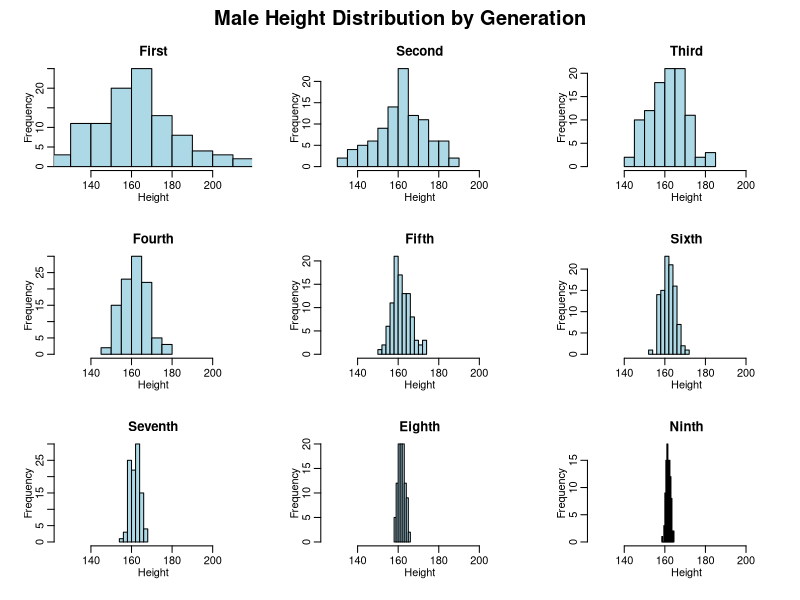
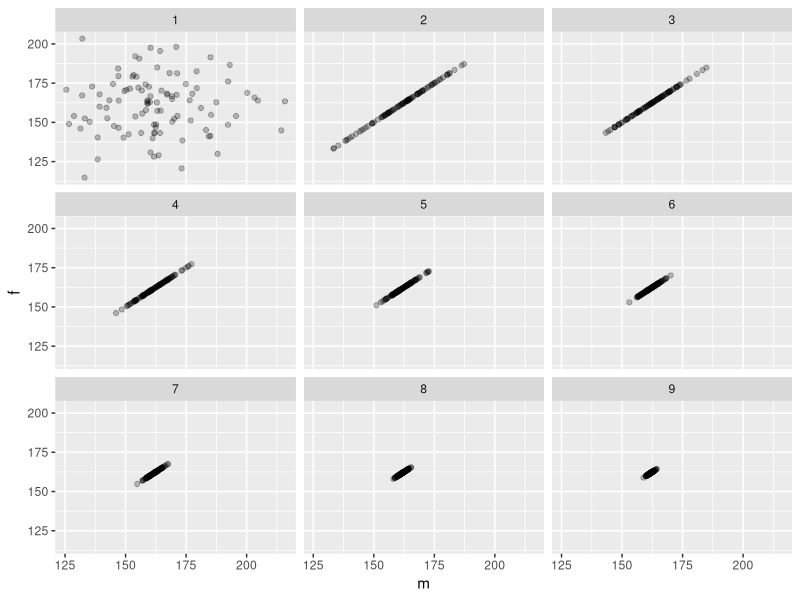
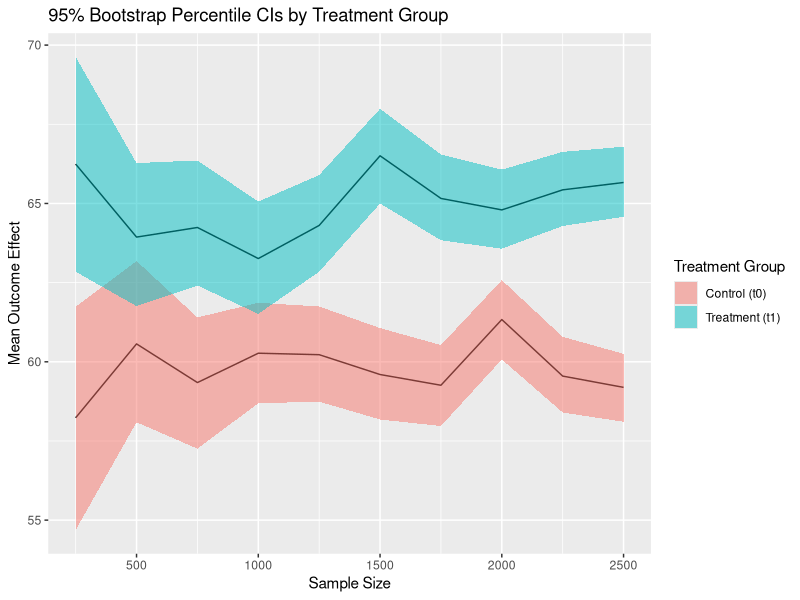
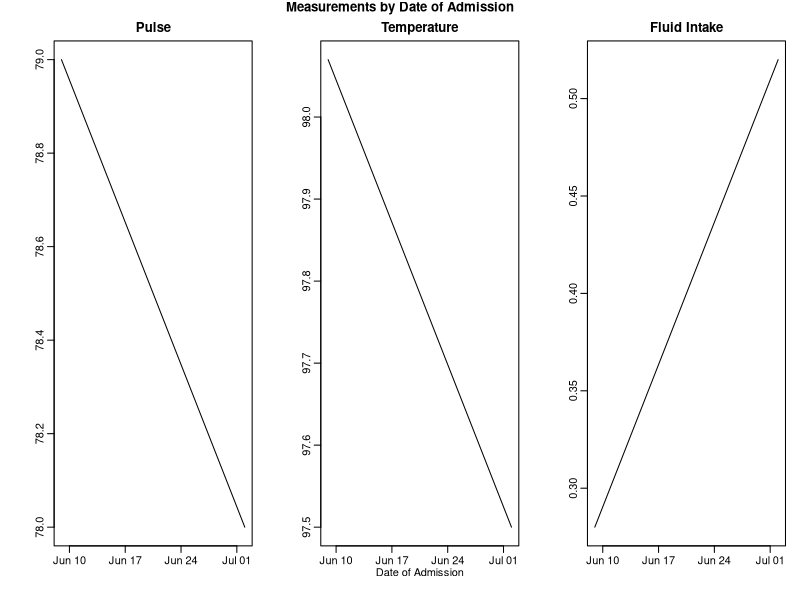

The R source for these figures, in order:
## ---- chunk 1
library(sfsmisc)
library(ggplot2)
## ---- chunk 2
pop <- data.frame(m = rnorm(100, 160, 20), f = rnorm(100, 160, 20))
## ---- chunk 3
next_gen <- function(pop) {
    pop$m <- sample(pop$m)
    pop$m <- rowMeans(pop)
    pop$f <- pop$m
    pop
}
## ---- chunk 4
#x-axis limits to make graphs consistent
xmin <- min(pop$m)
xmax <- max(pop$m)
#Labels for graphs corresponding to each generation
ordinal <- c("First", "Second", "Third", "Fourth", "Fifth", "Sixth", "Seventh", "Eighth", "Ninth")
## ---- chunk 5
#Generate height data for each generation
genData <- pop
genData$gen <- 1
for(n in 2:9){
  #Ignore generation label when evalutating next generation heights
  pop <- next_gen(pop[,1:2])
  #Label generation number
  pop$gen <- n
  genData <- rbind(genData,pop)
}
tail(genData)

#Setup for plotting 9 histograms together
mult.fig(9, main = "Male Height Distribution by Generation")
for(n in 1:9){
  #Subset out the data for that generation
  gen <- genData[genData$gen == n,]
  #Plot that generation's data
  hist(gen$m, main=ordinal[n], xlab="Height", col="light blue", xlim=c(xmin,xmax))
}
## ---- chunk 6
qplot(x = m, y = f, data = genData, facets = ~gen, alpha = I(0.25))
## ---- chunk 7
#Set default arguments:  
#sampleSize = number of patients
#nboot = number of bootstrap samples
#alpha = significance level
bootPercentCI <- function(sampleSize, nboot = 1000, alpha = .05){
  #Assign subjects to treatment (1) or control (0)
  group <- rbinom(n = sampleSize, size = 1, prob = .5)
  outcome <- rnorm(n = sampleSize, mean = 60, sd = 20)
  treatmentOutcome <- outcome + 5
  #If subject in treatment group, update outcome to include treatment effect
  outcomeEffects <- treatmentOutcome*group + outcome*(1-group)
  data <- data.frame(group,outcomeEffects)
  
  #Separate effects based on treatment group
  t0 <- data[data$group == 0,]$outcomeEffects
  t1 <- data[data$group == 1,]$outcomeEffects
  
  #Perform bootstrap with 1000 samples and obtain 95% bootstrap percentile CI
  means.0 <- replicate(n = nboot, mean(sample(t0, replace=TRUE)))
  ci.0 <- quantile(means.0, c(alpha/2,1-(alpha/2)))
  means.1 <- replicate(n = nboot, mean(sample(t1, replace=TRUE)))
  ci.1 <- quantile(means.1, c(alpha/2,1-(alpha/2)))
  
  #Nicely present means and CI bounds for each treatment group
  resultVec <- c(mean(means.0),ci.0, mean(means.1), ci.1)
  names(resultVec) <- c("mean0", "lb0", "ub0", "mean1", "lb1", "ub1")
  
  return(resultVec)
}
## ---- chunk 8
#Initialize information vectors
sampSize <- numeric(10)
for(i in 1:10){
  sampSize[i] <- 250*i 
}

bootMean <- numeric(20)
lowerCI <- numeric(20)
upperCI <- numeric(20)

#Calculate bootstrap mean and CI for varying sample size
for(n in 1:10){
  #Bounds for adding values to info vectors
  a <- (2*n)-1
  b <- 2*n
  
  #Run function to obtain bootstrapped mean and CI
  x <- bootPercentCI(sampleSize = sampSize[n])
  
  #Substitute into info vectors
  bootMean[a:b] <- x[c("mean0","mean1")]
  lowerCI[a:b] <- x[c("lb0", "lb1")]
  upperCI[a:b] <- x[c("ub0", "ub1")]
}

#Store all information in data frame  
df <- data.frame("Sample.Size" = rep(sampSize, each = 2), "Treatment.Group" = rep(0:1, 10), "Boot.Mean" = bootMean, "Lower.CI" = lowerCI, "Upper.CI" = upperCI)
df
## ---- chunk 9
#Plot bootstrapped means
plot <- ggplot(data = df, aes(x = Sample.Size, y = Boot.Mean, group = Treatment.Group)) + geom_line()
#Add in shaded regions for 95% CIs
plot <- plot + geom_ribbon(data = df, aes(ymin = Lower.CI, ymax = Upper.CI, group = Treatment.Group, fill = factor(Treatment.Group)), alpha = 0.5)
#Set title, axis labels, and legend
plot <- plot + labs(title = "95% Bootstrap Percentile CIs by Treatment Group", x = "Sample Size", y = "Mean Outcome Effect") + scale_fill_discrete(name = "Treatment Group", labels=c("Control (t0)", "Treatment (t1)"))
#Display plot
plot
## ---- chunk 10
makePatient <- function() {
  vowel <- grep("[aeiou]", letters)
  cons <- grep("[^aeiou]", letters)
  name <- paste(sample(LETTERS[cons], 1), sample(letters[vowel], 1), sample(letters[cons], 1), sep='')
  gender <- factor(sample(0:1, 1), levels=0:1, labels=c('female','male'))
  dob <- as.Date(sample(7500, 1), origin="1970-01-01")
  n <- sample(6, 1)
  doa <- as.Date(sample(1500, n), origin="2010-01-01")
  pulse <- round(rnorm(n, 80, 10))
  temp <- round(rnorm(n, 98.4, 0.3), 2)
  fluid <- round(runif(n), 2)
  list(name = name, gender = gender, date_of_birth = dob, date_of_admission = doa, pulse = pulse, temperature = temp, fluid_intake = fluid)
}
## ---- chunk 11
set.seed(8)
patient <- makePatient()
class(patient) <- 'medicalRecord'

patient
class(patient)
## ---- chunk 12
mean.medicalRecord <- function(medRec){
  cat(sprintf("Average Pulse: %s\nAverage Temperature: %s\nAverage Fluid Intake: %s", mean(medRec$pulse), mean(medRec$temperature), mean(medRec$fluid_intake)), "\n")
}
## ---- chunk 13
print.medicalRecord <- function(medRec){
  cat(sprintf("Name: %s\nGender: %s\nDate of Birth: %s\n", medRec$name, medRec$gender, medRec$date_of_birth), "\n")
  df <- data.frame(medRec$date_of_admission, medRec$pulse, medRec$temperature, medRec$fluid_intake, row.names=NULL)
  names(df) <- c("Date.of.Admission", "Pulse", "Temperature", "Fluid.Intake")
  df <- df[order(df$Date.of.Admission),]
  print(df, row.names = FALSE)
}
## ---- chunk 14
plot.medicalRecord <- function(medRec){
  df <- data.frame(medRec$date_of_admission, medRec$pulse, medRec$temperature, medRec$fluid_intake)
  names(df) <- c("Date.of.Admission", "Pulse", "Temperature", "Fluid.Intake")
  df <- df[order(df$Date.of.Admission),]
  par(mfrow = c(1,3), oma=c(0,0,1,0))
  plot(df$Date.of.Admission, df$Pulse, type='l', main = "Pulse", xlab = "", ylab = "")
  plot(df$Date.of.Admission, df$Temperature, type='l', main = "Temperature", xlab = "Date of Admission", ylab = "")
  plot(df$Date.of.Admission, df$Fluid.Intake, type='l', main = "Fluid Intake", xlab = "", ylab = "")
  title(main = "Measurements by Date of Admission", outer=TRUE)
}
## ---- chunk 15
mean(patient)
print(patient)
plot(patient)
## ---- chunk 16
set.seed(8)
group <- replicate(10, list(makePatient()))
class(group) <- 'cohort'

mean.cohort <- function(grp){
  for(patient in grp){
    class(patient) <- 'medicalRecord'
    #Separate each record more cleanly
    cat(sprintf("~Measurements for Patient: %s\n", patient$name))
    cat(mean(patient), "\n")
  }
}

print.cohort <- function(grp){
  for(patient in grp){
    class(patient) <- 'medicalRecord'
    #Separate each record more cleanly
    cat(sprintf("\n~Medical Record"), "\n")
    print(patient)
  }
}
## ---- chunk 17
mean(group)
print(group)
